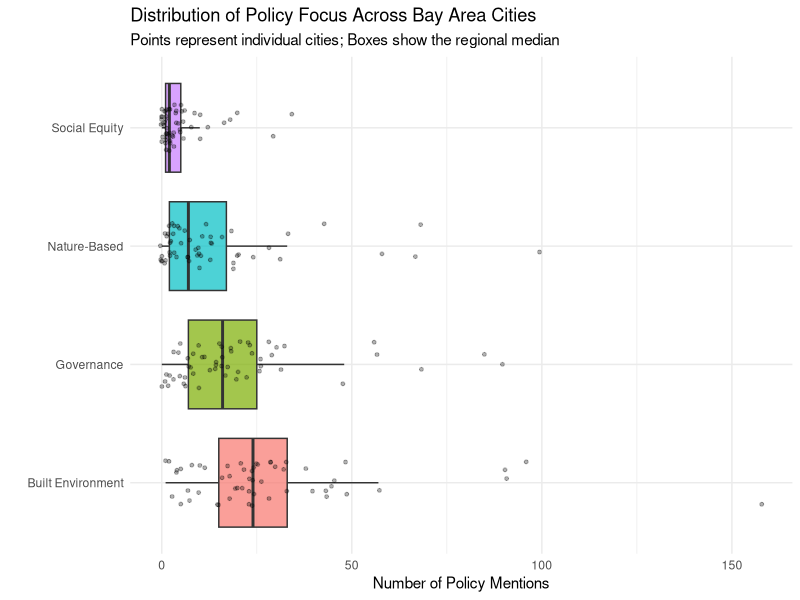
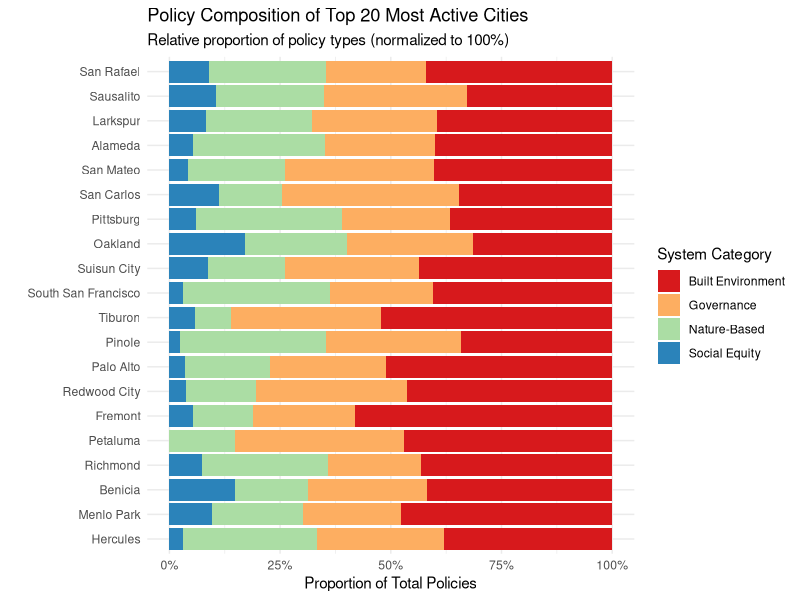
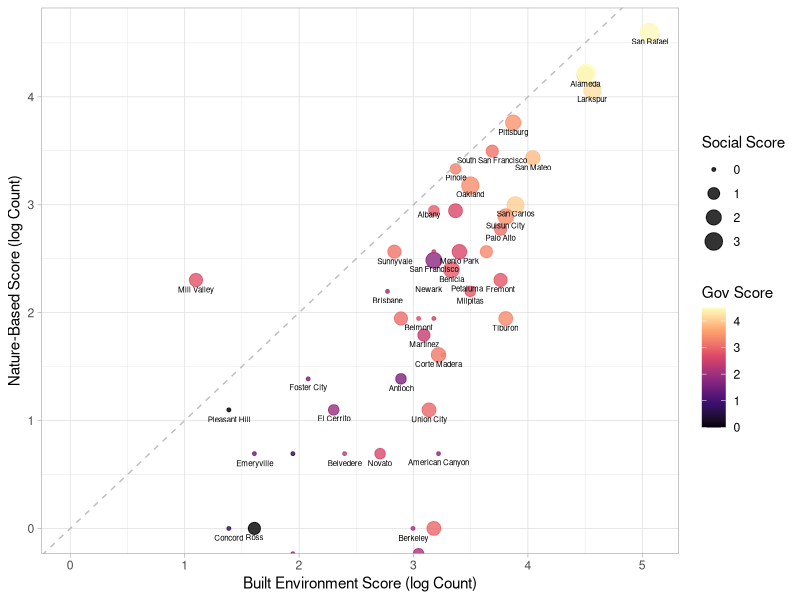
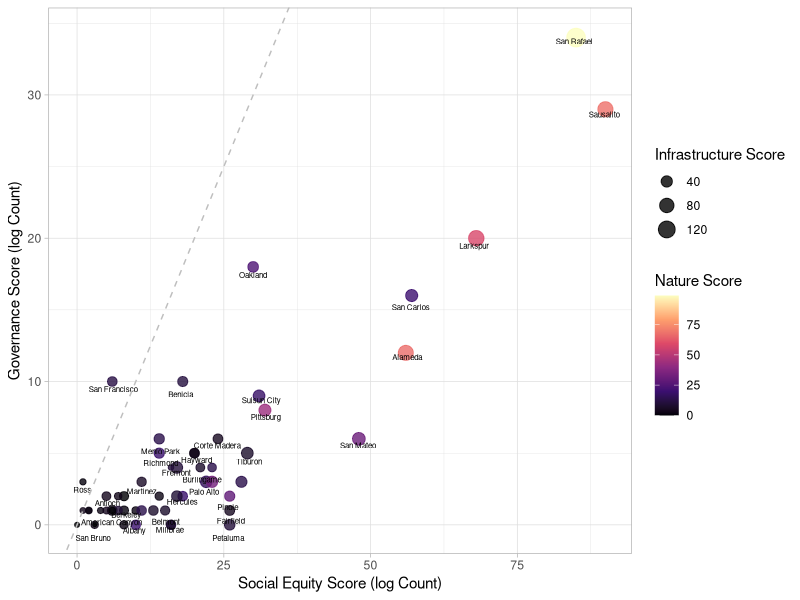

These charts were generated, in order, by the following R code:

library(readxl)
library(tidyverse)

# download data from Bay Adapt Github
# url <- "https://github.com/BCDC-GIS/Bay-Adapt-Currents/blob/e8e4ec0ad1ee6888070975a138a3d7d075c1a40f/Sea%20Level%20Rise%20in%20General%20Plans/Cities.xlsx?raw=true"

# download.file(url, destfile = "data/Cities_Simplified.xlsx")

cities_data <- read_excel("data/Cities_Simplified.xlsx")[,1:41]

colnames(cities_data) <- c(
  'city', 'county', 'doc_type', 'year', 'element', 'policy', 'program', 'text',
  'aff_housing', 'beach', 'building_code', 'community_engage', 'contamination',
  'coordination', 'cult_hist_pres', 'development', 'econ_jobs', 'education_outreach',
  'emergency', 'erosion', 'expenditures', 'funding', 'planning', 'habitat_env_qual',
  'infrastructure', 'managed_retreat', 'mapping', 'levees_seawall', 'nature_based',
  'open_space', 'public_health', 'research_monitor', 'training', 'transport_mobility',
  'utilities', 'vulnerable_populations', 'water_quality', 'wetlands',
  'flood_stormwater', 'groundwater', 'slr_mentioned'
)

# --- 2. AGGREGATION (New Code) ---

# come back to how these correlate with one another via cluster analysis, etc

#policy and program differences need to be looked at as well

# check for city completeness

# 1. Built Environment
vars_built <- c('infrastructure', 'transport_mobility', 'utilities', 
                'building_code', 'development', 'levees_seawall', 'flood_stormwater')

# 2. Natural Resources
vars_nature <- c('wetlands', 'nature_based', 'habitat_env_qual', 
                 'open_space', 'beach', 'erosion', 'water_quality', 
                 'groundwater', 'contamination')

# 3. Social Equity
vars_social <- c('vulnerable_populations', 'aff_housing', 'public_health', 
                 'cult_hist_pres', 'econ_jobs', 'community_engage', 'education_outreach')

# 4. Governance & Process
vars_gov <- c('planning', 'coordination', 'funding', 'expenditures', 
              'research_monitor', 'mapping', 'training', 'emergency', 'managed_retreat')

cities_clean <- cities_data |>
  mutate(across(aff_housing:slr_mentioned, 
                ~ case_when(. == "1" ~ 1, TRUE ~ 0))) |>
  mutate(year = as.numeric(as.character(year))) |>
  rowwise() |>
  mutate(
    sys_built   = sum(c_across(all_of(vars_built))),
    sys_nature  = sum(c_across(all_of(vars_nature))),
    sys_social  = sum(c_across(all_of(vars_social))),
    sys_gov     = sum(c_across(all_of(vars_gov))),
  ) |>
  ungroup() |>
  mutate(across(aff_housing:slr_mentioned, as.factor)) |>
  mutate(across(city:element, as.factor)) |> 
  select(city, element, sys_built, sys_nature, sys_social, sys_gov, year, text, everything())

double_counts <- cities_clean |> 
  filter(sys_built > 1 | sys_nature > 1 | sys_social > 1 | sys_gov > 1) |> 
  select(city, text, sys_built, sys_nature, sys_social, sys_gov)

#removing distinctions between elements, eyar, and text
cities_agg <- cities_clean |>
  group_by(city) |>
  summarise(
    sys_built = sum(sys_built),
    sys_nature = sum(sys_nature),
    sys_social = sum(sys_social),
    sys_gov = sum(sys_gov),
  ) 

# |>
#   mutate(
#     sys_built_b = ifelse(sys_built > 0, 1, 0),
#     sys_nature_b = ifelse(sys_nature > 0, 1, 0),
#     sys_social_b = ifelse(sys_social > 0, 1, 0),
#     sys_gov_b = ifelse(sys_gov > 0, 1, 0)
  # )

# --- 3. VISUALIZATION ---


# 1. Convert to Long Format
plot_data_long <- cities_agg |>
  pivot_longer(
    cols = c(sys_built, sys_nature, sys_social, sys_gov),
    names_to = "System_Type",
    values_to = "Count"
  ) |>
  # Clean up the names for the legend
  mutate(System_Type = recode(System_Type,
                              "sys_built" = "Built Environment",
                              "sys_nature" = "Nature-Based",
                              "sys_social" = "Social Equity",
                              "sys_gov" = "Governance"))

# 2. Calculate Total Volume per City (for sorting)
city_totals <- plot_data_long |>
  group_by(city) |>
  summarise(Total_Policies = sum(Count)) |>
  arrange(desc(Total_Policies))

# --- VISUALIZATION 1: The "System Dominance" Boxplot ---
# Question: Across all cities, which systems are getting the most attention?

ggplot(plot_data_long, aes(x = System_Type, y = Count, fill = System_Type)) +
  geom_boxplot(alpha = 0.7, outlier.shape = NA) +
  geom_jitter(width = 0.2, alpha = 0.3, size = 1) + # Adds dots for individual cities
  theme_minimal() +
  labs(
    title = "Distribution of Policy Focus Across Bay Area Cities",
    subtitle = "Points represent individual cities; Boxes show the regional median",
    x = "",
    y = "Number of Policy Mentions"
  ) +
  theme(legend.position = "none") +
  coord_flip() # Flips sideways for easier reading


# --- VISUALIZATION 2: The "Strategic Mix" (Top 20 Cities) ---
# Question: Do the most active cities prioritize different things?
# We filter to the top 20 cities by volume to keep the chart readable.

top_20_cities <- city_totals$city[1:20]

plot_data_long |>
  filter(city %in% top_20_cities) |>
  ggplot(aes(x = reorder(city, Count), y = Count, fill = System_Type)) +
  geom_col(position = "fill") + # "fill" makes it a 100% stacked bar
  scale_y_continuous(labels = scales::percent) +
  coord_flip() +
  theme_minimal() +
  labs(
    title = "Policy Composition of Top 20 Most Active Cities",
    subtitle = "Relative proportion of policy types (normalized to 100%)",
    x = "",
    y = "Proportion of Total Policies",
    fill = "System Category"
  ) +
  scale_fill_brewer(palette = "Spectral")


# --- VISUALIZATION 3: The "Nature vs. Concrete" Scatter Plot ---
# Question: Are cities that build 'hard' infrastructure also investing in 'nature'?
# Or is it an either/or trade-off?

ggplot(cities_agg, aes(x = log(sys_built), y = log(sys_nature))) +
  geom_point(aes(size = log(sys_social), color = log(sys_gov)), alpha = 0.8) +
  geom_text(aes(label = as.character(city)),
            vjust = 2, 
            size = 2, 
            position='jitter',
            check_overlap = TRUE) +
  theme_light() +
  scale_color_viridis_c(option = "magma") +
  labs(
    x = "Built Environment Score (log Count)",
    y = "Nature-Based Score (log Count)",
    color = "Gov Score",
    size = "Social Score"
  ) +
  geom_abline(intercept = 0, slope = 1, linetype = "dashed", color = "gray") # Line of equality


ggplot(cities_agg, aes(y = (sys_social), x = (sys_gov))) +
  geom_point(aes(size = (sys_built), color = (sys_nature)), alpha = 0.8) +
  geom_text(aes(label = as.character(city)),
            vjust = 2, 
            size = 2, 
            position='jitter',
            check_overlap = TRUE) +
  theme_light() +
  scale_color_viridis_c(option = "magma") +
  labs(
    x = "Social Equity Score (log Count)",
    y = "Governance Score (log Count)",
    color = "Nature Score",
    size = "Infrastructure Score"
  ) +
  geom_abline(intercept = 0, slope = 1, linetype = "dashed", color = "gray") # Line of equality
